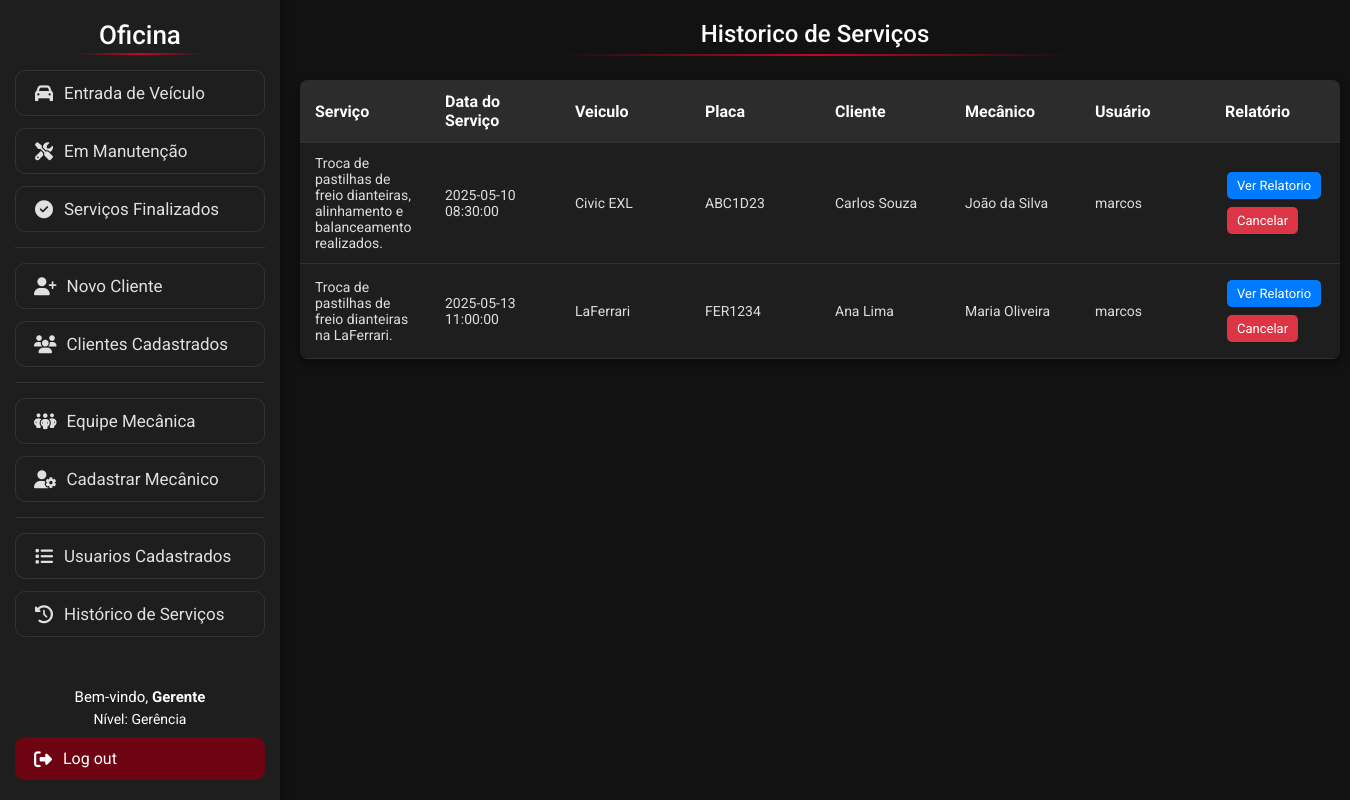
Before: /Visao/ListarServicos.php (signed in) with the older database file.
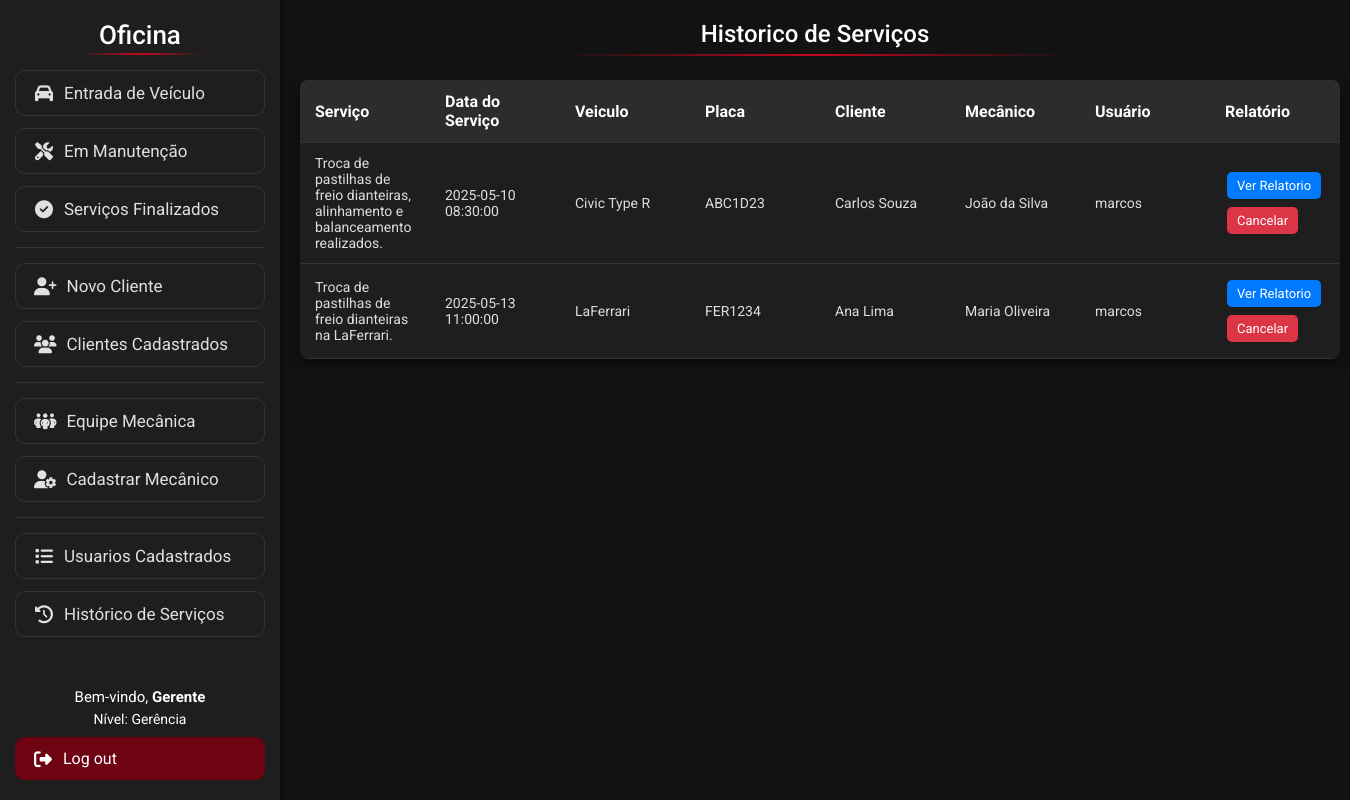
After: the same page with the newer database file.
### tables this page shows
create table servico (
idServico int auto_increment primary key,
idMecanico int,
idUsuario int,
idCarro int,
descricao TEXT,
dataServico datetime default current_timestamp,

foreign key (idMecanico) references mecanico(idMecanico),
foreign key (idCarro) references carro(idCarro)
);

create table carro (
idCarro int auto_increment primary key,
idCliente int,
modelo varchar(120) not null,
fabricante varchar(40) not null,
ano smallint not null check (ano >= 1886),
placa varchar(80) not null unique,
cor varchar(50) not null,
caracteristicas TEXT,
imagem VARCHAR(255),
status ENUM('Manutencao', 'Finalizado') DEFAULT 'Manutencao',
dataCadastro datetime default current_timestamp,

foreign key (idCliente) references cliente(idCliente)
);

create table cliente (
idCliente int auto_increment primary key,
nome varchar(80) not null,
telefone varchar(80) not null,
email varchar(120) not null,
cpf varchar(20) not null unique,
endereco varchar(200) not null,
dataCadastro datetime default current_timestamp
);

create table mecanico (
idMecanico int auto_increment primary key,
nome varchar(80) not null,
telefone varchar(20) not null,
dataCadastro datetime default current_timestamp
);

create table usuario (
idUsuario int auto_increment primary key,
login varchar(80) not null unique,
senha varchar(80) not null,
email varchar(120) not null,
nivel tinyint not null default 2,
CHECK (nivel IN (1, 2)),
dataCadastro datetime default current_timestamp
);

### Modelo/DAO/ClassServicoDAO.php (called while the page is built, shortened)
<?php
class ClassServicoDAO
{
    public function listarServicosJoin()
    {
        try {
            $pdo = Conexao::getInstance();
            $sql = "SELECT s.descricao,
            s.dataServico,
            s.idServico,
            c.modelo,
            c.placa,
            cli.nome,
            mec.nome as mecanico,
            us.login as userName
            from servico s
            inner join carro c on s.idCarro = c.idCarro
            inner join cliente cli on c.idCliente = cli.idCliente
            inner join mecanico mec on s.idMecanico = mec.idMecanico
            inner join usuario us on s.idUsuario = us.idUsuario;";
            $stmt = $pdo->prepare($sql);
            $stmt->execute();
            return $stmt->fetchAll(PDO::FETCH_ASSOC);
        } catch (PDOException $exc) {
            echo $exc->getMessage();
        }
    }
}

### Visao/ListarServicos.php (the view, shortened to what this page needs)
<!DOCTYPE html>
<html lang="pt-BR">
<head>
    <link rel="stylesheet" href="css/lista.css">
</head>
<body>
    <?php
    include 'Menu.php';
    ?>
    <h1 class="titulo">Historico de Serviços</h1>
    <table class="tabela-clientes">
        <thead>
            <tr>
                <th>Serviço</th>
                <th>Data do Serviço</th>
                <th>Veiculo</th>
                <th>Placa</th>
                <th>Cliente</th>
                <th>Mecânico</th>
                <th>Usuário</th>
                <th>Relatório</th>
            </tr>
        </thead>
        <tbody>
            <?php
            require_once "../Modelo/DAO/ClassServicoDAO.php";
            $classServicoDAO = new ClassServicoDAO();
            $servicos = $classServicoDAO->listarServicosJoin();
            foreach ($servicos as $servico) {
                echo '<tr>';
                echo '<td>' . $servico['descricao'] . '</td>';
                echo '<td>' . $servico['dataServico'] . '</td>';
                echo '<td>' . $servico['modelo'] . '</td>';
                echo '<td>' . $servico['placa'] . '</td>';
                echo '<td>' . $servico['nome'] . '</td>';
                echo '<td>' . $servico['mecanico'] . '</td>';
                echo '<td>' . $servico['userName'] . '</td>';
                echo '<td>';
                echo '<a href="ListarRelatorio.php?idex=' . $servico['idServico'] . '"class="btn btn-editar">Ver Relatorio</a>';
                if ($_SESSION['nivel'] == 1) {
                    echo '<a href="../Controle/ExcluirServico.php?idex=' . $servico['idServico'] . '"class="btn btn-excluir">Cancelar</a>';
                }
                echo '</td>';
                echo '</tr>';
            }
            ?>
        </tbody>
    </table>
</body>
</html>

Changed rows visible on the page:
changed through a linked row, servico "Troca de pastilhas de freio dianteiras, alinhamento e balanceamento realizados.": idCarro.modelo "Civic EXL" → "Civic Type R"
